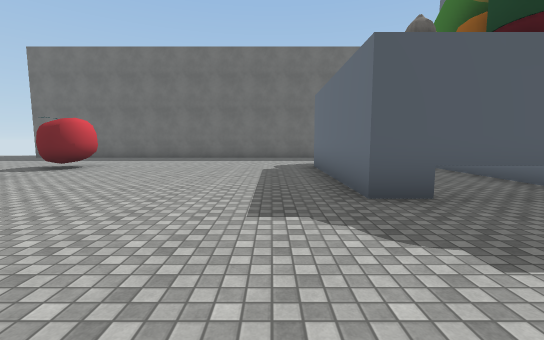
[1] (above)

19 first-person views from a walk through a scene from a Unity 3-D project. The camera is 1.5 m above the floor, tilts 6° down and sees 90° across. The floor is counted in squares, 2 m on a side. Each view is taken from the middle of a square. On the plan, view 1 faces up. The plan holds only what a view shows up to about 10 squares ahead; the rest is blank. The place goes on beyond the plan. Some surface patterns are stand-ins.

[2]
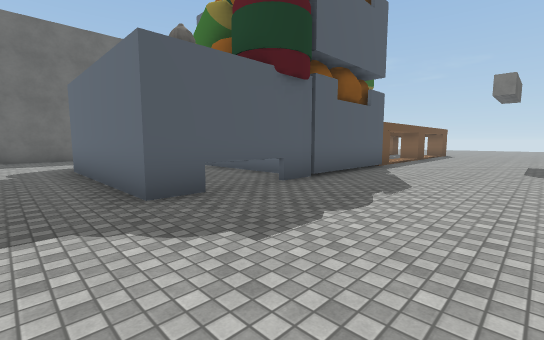

[3]
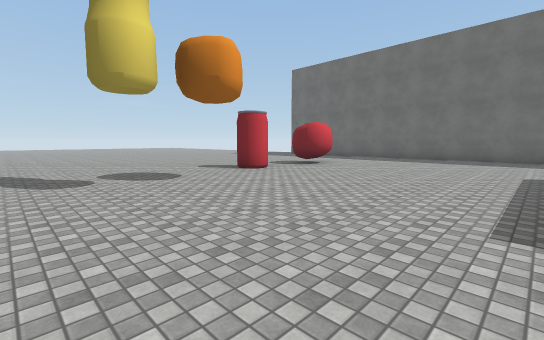

[4]
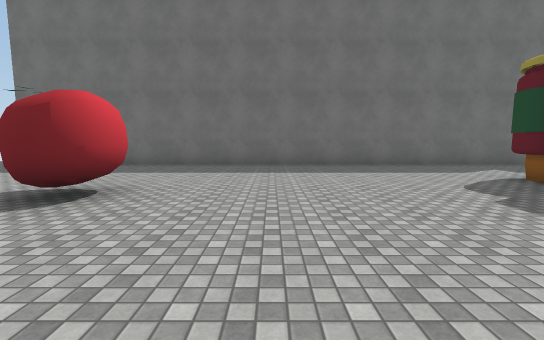

[5]
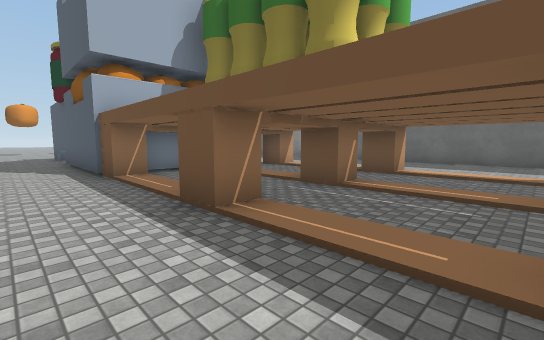

[6]
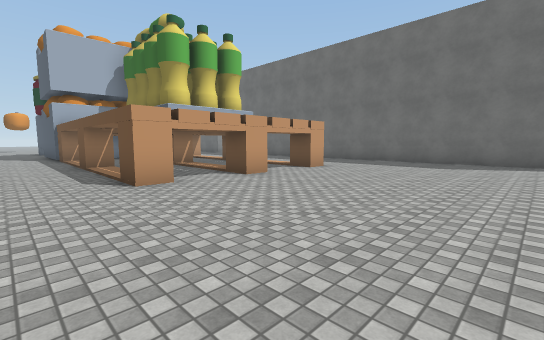

[7]
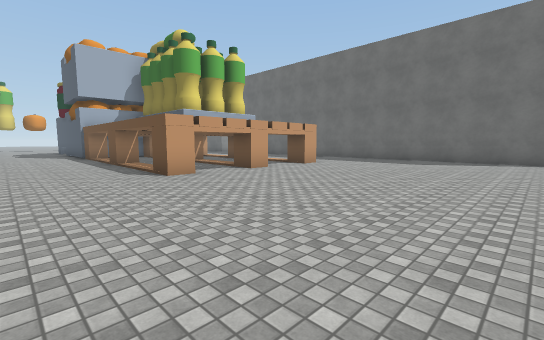

[8]
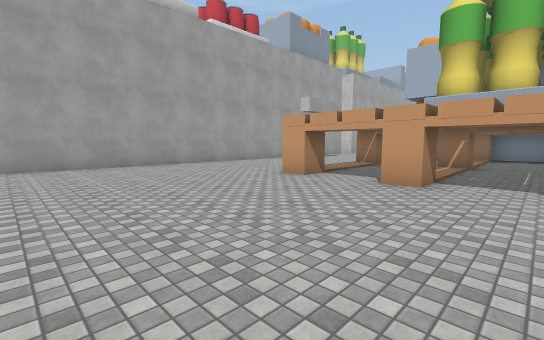

[9]
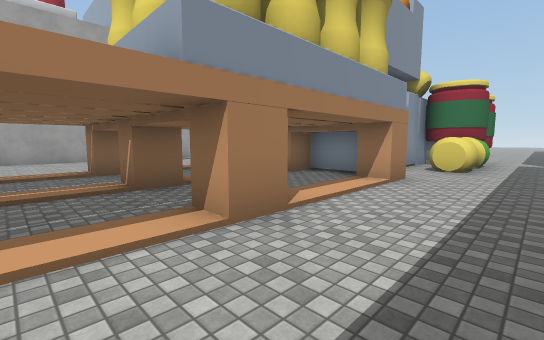

[10]
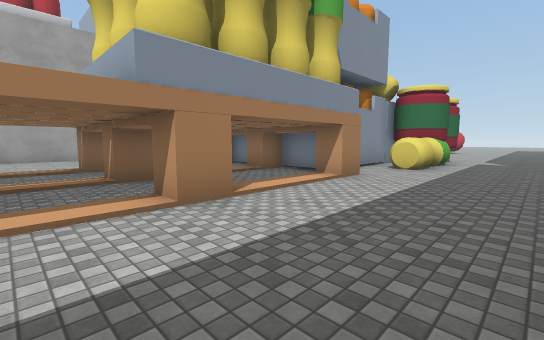

[11]
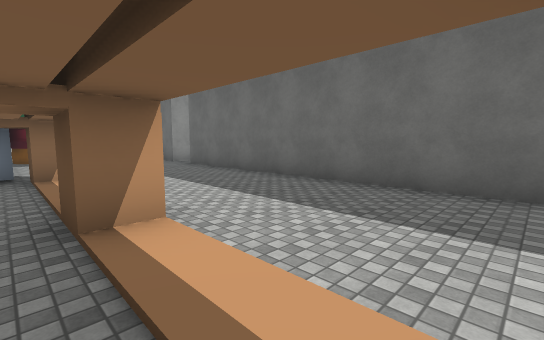

[12]
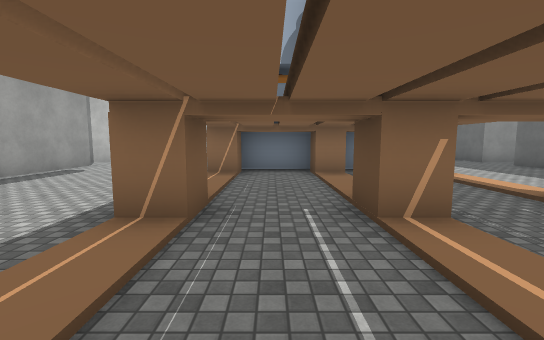

[13]
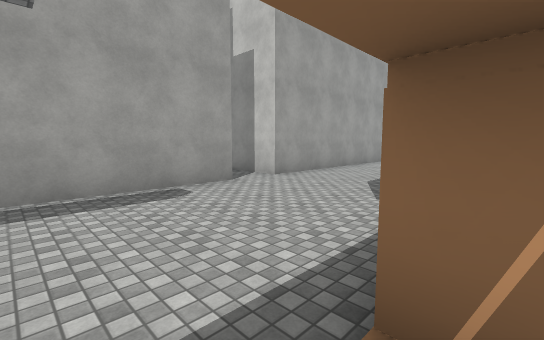

[14]
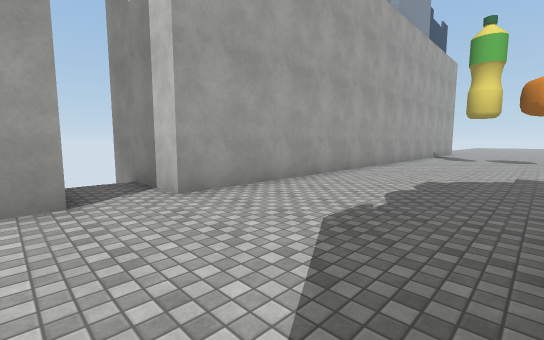

[15]
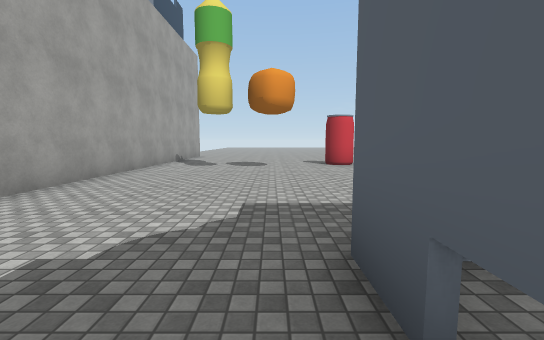

[16]
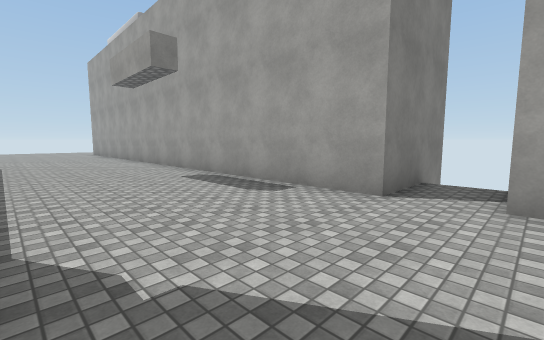

[17]
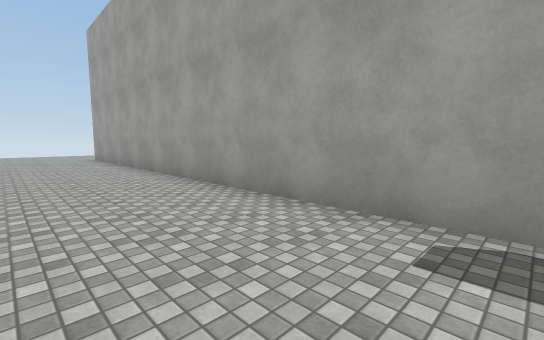

[18]
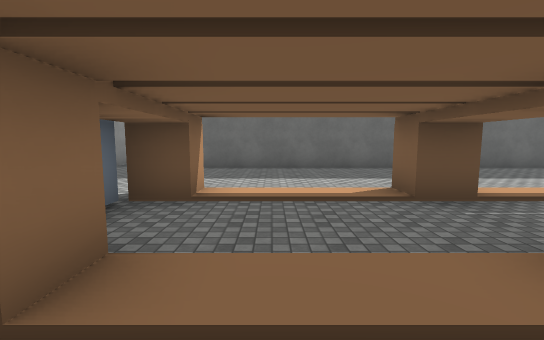

[19]
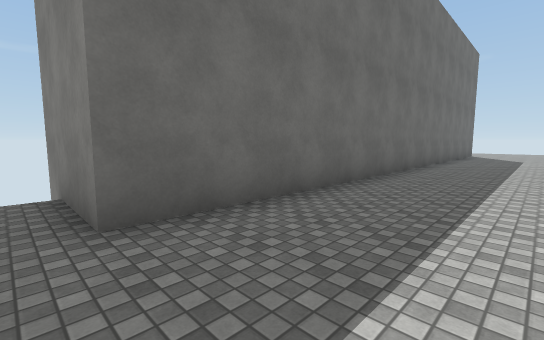

### Floor plan
Key: @ floor where view 1 was taken; # wall or solid block; . floor; / step, stairs or slope; O other object.
Columns run from 7 left of view 1 to 22 right of it. Each row starts with its distance up from view 1.
 15               #
 14             #.#
 13 #############.################
 12 ..............................
 11 ..............................
 10 ..............................
  9 .........OOOOO.#///#///#......
  8 .OO......#######..............
  7 .O.......#  #  #..............
  6  ........#  #  #///#///#......
  5 .O.......#  #  #..............
  4 .........#######///#///#......
  3 ..............................
  2 ..............................
  1 ..............................
  0 .......@......................
 -1 #############.################
 -2             #.#
 -3             # #

Where each view was taken, in squares from view 1:
view 1: 0 up, 0 right, facing up
view 2: 0 up, 0 right, facing up-right
view 3: 0 up, 0 right, facing up-left
view 4: 4 up, 3 left, facing up
view 5: 2 up, 15 right, facing up-left
view 6: 2 up, 21 right, facing up-left
view 7: 1 up, 22 right, facing up-left
view 8: 8 up, 21 right, facing down-left
view 9: 11 up, 14 right, facing down-left
view 10: 12 up, 14 right, facing down-left
view 11: 8 up, 15 right, facing up-left
view 12: 5 up, 15 right, facing left
view 13: 4 up, 10 right, facing down-left
view 14: 3 up, 7 right, facing down-left
view 15: 3 up, 3 right, facing left
view 16: 3 up, 5 right, facing down-right
view 17: 2 up, 10 right, facing down-right
view 18: 5 up, 10 right, facing up
view 19: 10 up, 6 right, facing up-right
